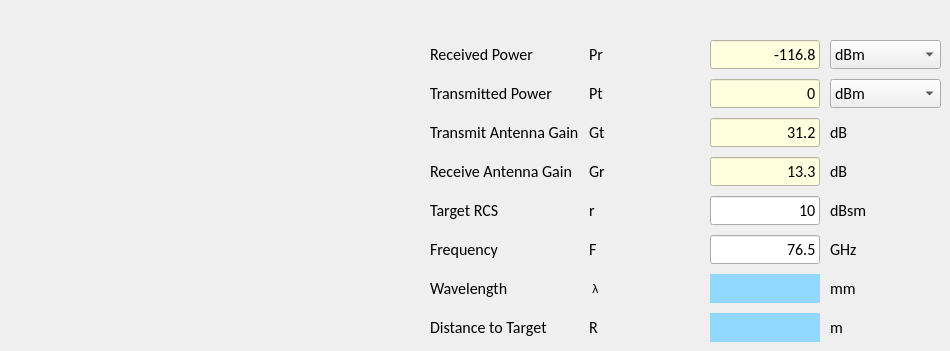
      <widget class="QWidget" name="tab_34">
       <attribute name="title">
        <string>Radar Equation</string>
       </attribute>
       <widget class="QWidget" name="gridLayoutWidget_36">
        <property name="geometry">
         <rect>
          <x>430</x>
          <y>40</y>
          <width>511</width>
          <height>302</height>
         </rect>
        </property>
        <layout class="QGridLayout" name="gridLayout_36" columnstretch="1,1,1,1">
         <property name="spacing">
          <number>10</number>
         </property>
         <item row="0" column="3">
          <widget class="QComboBox" name="comboBox_radareq_pr">
           <property name="font">
            <font>
             <family>Calibri</family>
             <pointsize>12</pointsize>
             <bold>false</bold>
            </font>
           </property>
           <item>
            <property name="text">
             <string>dBm</string>
            </property>
           </item>
           <item>
            <property name="text">
             <string>mW</string>
            </property>
           </item>
          </widget>
         </item>
         <item row="1" column="2">
          <widget class="QLineEdit" name="input_radareq_pt">
           <property name="font">
            <font>
             <family>Calibri</family>
             <pointsize>12</pointsize>
             <bold>false</bold>
            </font>
           </property>
           <property name="styleSheet">
            <string notr="true">background-color: lightyellow;</string>
           </property>
           <property name="text">
            <string>0</string>
           </property>
           <property name="alignment">
            <set>Qt::AlignRight|Qt::AlignTrailing|Qt::AlignVCenter</set>
           </property>
           <property name="dragEnabled">
            <bool>true</bool>
           </property>
           <property name="placeholderText">
            <string>Input</string>
           </property>
          </widget>
         </item>
         <item row="6" column="0">
          <widget class="QLabel" name="label_199">
           <property name="font">
            <font>
             <family>Calibri</family>
             <pointsize>12</pointsize>
             <bold>false</bold>
            </font>
           </property>
           <property name="text">
            <string>Frequency</string>
           </property>
          </widget>
         </item>
         <item row="7" column="1">
          <widget class="QLabel" name="label_195">
           <property name="text">
            <string> λ</string>
           </property>
          </widget>
         </item>
         <item row="1" column="0">
          <widget class="QLabel" name="label_191">
           <property name="font">
            <font>
             <family>Calibri</family>
             <pointsize>12</pointsize>
             <bold>false</bold>
            </font>
           </property>
           <property name="text">
            <string>Transmitted Power</string>
           </property>
          </widget>
         </item>
         <item row="0" column="2">
          <widget class="QLineEdit" name="input_radareq_pr">
           <property name="font">
            <font>
             <family>Calibri</family>
             <pointsize>12</pointsize>
             <bold>false</bold>
            </font>
           </property>
           <property name="styleSheet">
            <string notr="true">background-color: lightyellow;</string>
           </property>
           <property name="text">
            <string>-116.8</string>
           </property>
           <property name="alignment">
            <set>Qt::AlignRight|Qt::AlignTrailing|Qt::AlignVCenter</set>
           </property>
           <property name="dragEnabled">
            <bool>true</bool>
           </property>
           <property name="placeholderText">
            <string>Input</string>
           </property>
          </widget>
         </item>
         <item row="6" column="1">
          <widget class="QLabel" name="label_205">
           <property name="font">
            <font>
             <family>Calibri</family>
             <pointsize>12</pointsize>
             <bold>false</bold>
            </font>
           </property>
           <property name="text">
            <string>F</string>
           </property>
          </widget>
         </item>
         <item row="4" column="2">
          <widget class="QLineEdit" name="input_radareq_rcs">
           <property name="font">
            <font>
             <family>Calibri</family>
             <pointsize>12</pointsize>
             <bold>false</bold>
            </font>
           </property>
           <property name="text">
            <string>10</string>
           </property>
           <property name="alignment">
            <set>Qt::AlignRight|Qt::AlignTrailing|Qt::AlignVCenter</set>
           </property>
           <property name="dragEnabled">
            <bool>true</bool>
           </property>
           <property name="placeholderText">
            <string>Input</string>
           </property>
          </widget>
         </item>
         <item row="2" column="1">
          <widget class="QLabel" name="label_201">
           <property name="font">
            <font>
             <family>Calibri</family>
             <pointsize>12</pointsize>
             <bold>false</bold>
            </font>
           </property>
           <property name="text">
            <string>Gt</string>
           </property>
          </widget>
         </item>
         <item row="2" column="2">
          <widget class="QLineEdit" name="input_radareq_gt">
           <property name="font">
            <font>
             <family>Calibri</family>
             <pointsize>12</pointsize>
             <bold>false</bold>
            </font>
           </property>
           <property name="styleSheet">
            <string notr="true">background-color: lightyellow;</string>
           </property>
           <property name="text">
            <string>31.2</string>
           </property>
           <property name="alignment">
            <set>Qt::AlignRight|Qt::AlignTrailing|Qt::AlignVCenter</set>
           </property>
           <property name="dragEnabled">
            <bool>true</bool>
           </property>
           <property name="placeholderText">
            <string>Input</string>
           </property>
          </widget>
         </item>
         <item row="3" column="1">
          <widget class="QLabel" name="label_202">
           <property name="font">
            <font>
             <family>Calibri</family>
             <pointsize>12</pointsize>
             <bold>false</bold>
            </font>
           </property>
           <property name="text">
            <string>Gr</string>
           </property>
          </widget>
         </item>
         <item row="1" column="3">
          <widget class="QComboBox" name="comboBox_radareq_pt">
           <property name="font">
            <font>
             <family>Calibri</family>
             <pointsize>12</pointsize>
             <bold>false</bold>
            </font>
           </property>
           <item>
            <property name="text">
             <string>dBm</string>
            </property>
           </item>
           <item>
            <property name="text">
             <string>mW</string>
            </property>
           </item>
          </widget>
         </item>
         <item row="6" column="2">
          <widget class="QLineEdit" name="input_radareq_fr">
           <property name="font">
            <font>
             <family>Calibri</family>
             <pointsize>12</pointsize>
             <bold>false</bold>
            </font>
           </property>
           <property name="text">
            <string>76.5</string>
           </property>
           <property name="alignment">
            <set>Qt::AlignRight|Qt::AlignTrailing|Qt::AlignVCenter</set>
           </property>
           <property name="dragEnabled">
            <bool>true</bool>
           </property>
           <property name="placeholderText">
            <string>Input</string>
           </property>
          </widget>
         </item>
         <item row="3" column="0">
          <widget class="QLabel" name="label_190">
           <property name="font">
            <font>
             <family>Calibri</family>
             <pointsize>12</pointsize>
             <bold>false</bold>
            </font>
           </property>
           <property name="text">
            <string>Receive Antenna Gain</string>
           </property>
          </widget>
         </item>
         <item row="7" column="3">
          <widget class="QLabel" name="label_211">
           <property name="font">
            <font>
             <family>Calibri</family>
             <pointsize>12</pointsize>
             <bold>false</bold>
            </font>
           </property>
           <property name="text">
            <string>mm</string>
           </property>
          </widget>
         </item>
         <item row="3" column="3">
          <widget class="QLabel" name="label_206">
           <property name="font">
            <font>
             <family>Calibri</family>
             <pointsize>12</pointsize>
             <bold>false</bold>
            </font>
           </property>
           <property name="text">
            <string>dB</string>
           </property>
          </widget>
         </item>
         <item row="2" column="0">
          <widget class="QLabel" name="label_192">
           <property name="font">
            <font>
             <family>Calibri</family>
             <pointsize>12</pointsize>
             <bold>false</bold>
            </font>
           </property>
           <property name="text">
            <string>Transmit Antenna Gain</string>
           </property>
          </widget>
         </item>
         <item row="4" column="1">
          <widget class="QLabel" name="label_203">
           <property name="font">
            <font>
             <family>Calibri</family>
             <pointsize>12</pointsize>
             <bold>false</bold>
            </font>
           </property>
           <property name="text">
            <string>r</string>
           </property>
          </widget>
         </item>
         <item row="3" column="2">
          <widget class="QLineEdit" name="input_radareq_gr">
           <property name="font">
            <font>
             <family>Calibri</family>
             <pointsize>12</pointsize>
             <bold>false</bold>
            </font>
           </property>
           <property name="styleSheet">
            <string notr="true">background-color: lightyellow;</string>
           </property>
           <property name="text">
            <string>13.3</string>
           </property>
           <property name="alignment">
            <set>Qt::AlignRight|Qt::AlignTrailing|Qt::AlignVCenter</set>
           </property>
           <property name="dragEnabled">
            <bool>true</bool>
           </property>
           <property name="placeholderText">
            <string>Input</string>
           </property>
          </widget>
         </item>
         <item row="6" column="3">
          <widget class="QLabel" name="label_210">
           <property name="font">
            <font>
             <family>Calibri</family>
             <pointsize>12</pointsize>
             <bold>false</bold>
            </font>
           </property>
           <property name="text">
            <string>GHz</string>
           </property>
          </widget>
         </item>
         <item row="4" column="3">
          <widget class="QLabel" name="label_208">
           <property name="font">
            <font>
             <family>Calibri</family>
             <pointsize>12</pointsize>
             <bold>false</bold>
            </font>
           </property>
           <property name="text">
            <string>dBsm</string>
           </property>
          </widget>
         </item>
         <item row="0" column="1">
          <widget class="QLabel" name="label_196">
           <property name="font">
            <font>
             <family>Calibri</family>
             <pointsize>12</pointsize>
             <bold>false</bold>
            </font>
           </property>
           <property name="text">
            <string>Pr</string>
           </property>
          </widget>
         </item>
         <item row="7" column="0">
          <widget class="QLabel" name="label_200">
           <property name="font">
            <font>
             <family>Calibri</family>
             <pointsize>12</pointsize>
             <bold>false</bold>
            </font>
           </property>
           <property name="text">
            <string>Wavelength</string>
           </property>
          </widget>
         </item>
         <item row="4" column="0">
          <widget class="QLabel" name="label_193">
           <property name="font">
            <font>
             <family>Calibri</family>
             <pointsize>12</pointsize>
             <bold>false</bold>
            </font>
           </property>
           <property name="text">
            <string>Target RCS</string>
           </property>
          </widget>
         </item>
         <item row="0" column="0">
          <widget class="QLabel" name="label_194">
           <property name="font">
            <font>
             <family>Calibri</family>
             <pointsize>12</pointsize>
             <bold>false</bold>
            </font>
           </property>
           <property name="text">
            <string>Received Power</string>
           </property>
          </widget>
         </item>
         <item row="7" column="2">
          <widget class="QLabel" name="output_radareq_wl">
           <property name="font">
            <font>
             <family>Calibri</family>
             <pointsize>12</pointsize>
             <bold>false</bold>
            </font>
           </property>
           <property name="styleSheet">
            <string notr="true">QLabel{background-color: rgb(145, 216, 255)}</string>
           </property>
           <property name="text">
            <string/>
           </property>
           <property name="alignment">
            <set>Qt::AlignRight|Qt::AlignTrailing|Qt::AlignVCenter</set>
           </property>
          </widget>
         </item>
         <item row="2" column="3">
          <widget class="QLabel" name="label_207">
           <property name="font">
            <font>
             <family>Calibri</family>
             <pointsize>12</pointsize>
             <bold>false</bold>
            </font>
           </property>
           <property name="text">
            <string>dB</string>
           </property>
          </widget>
         </item>
         <item row="1" column="1">
          <widget class="QLabel" name="label_197">
           <property name="font">
            <font>
             <family>Calibri</family>
             <pointsize>12</pointsize>
             <bold>false</bold>
            </font>
           </property>
           <property name="text">
            <string>Pt</string>
           </property>
          </widget>
         </item>
         <item row="8" column="0">
          <widget class="QLabel" name="label_198">
           <property name="font">
            <font>
             <family>Calibri</family>
             <pointsize>12</pointsize>
             <bold>false</bold>
            </font>
           </property>
           <property name="text">
            <string>Distance to Target</string>
           </property>
          </widget>
         </item>
         <item row="8" column="1">
          <widget class="QLabel" name="label_204">
           <property name="font">
            <font>
             <family>Calibri</family>
             <pointsize>12</pointsize>
             <bold>false</bold>
            </font>
           </property>
           <property name="text">
            <string>R</string>
           </property>
          </widget>
         </item>
         <item row="8" column="2">
          <widget class="QLabel" name="output_radareq_rtarget">
           <property name="font">
            <font>
             <family>Calibri</family>
             <pointsize>12</pointsize>
             <bold>false</bold>
            </font>
           </property>
           <property name="styleSheet">
            <string notr="true">QLabel{background-color: rgb(145, 216, 255)}</string>
           </property>
           <property name="text">
            <string/>
           </property>
           <property name="alignment">
            <set>Qt::AlignRight|Qt::AlignTrailing|Qt::AlignVCenter</set>
           </property>
          </widget>
         </item>
         <item row="8" column="3">
          <widget class="QLabel" name="label_209">
           <property name="font">
            <font>
             <family>Calibri</family>
             <pointsize>12</pointsize>
             <bold>false</bold>
            </font>
           </property>
           <property name="text">
            <string>m</string>
           </property>
          </widget>
         </item>
        </layout>
       </widget>
       <widget class="QLabel" name="label_212">
        <property name="geometry">
         <rect>
          <x>210</x>
          <y>40</y>
          <width>191</width>
          <height>231</height>
         </rect>
        </property>
        <property name="text">
         <string/>
        </property>
        <property name="pixmap">
         <pixmap>image/Radar Equation.png</pixmap>
        </property>
        <property name="scaledContents">
         <bool>true</bool>
        </property>
       </widget>
      </widget>
